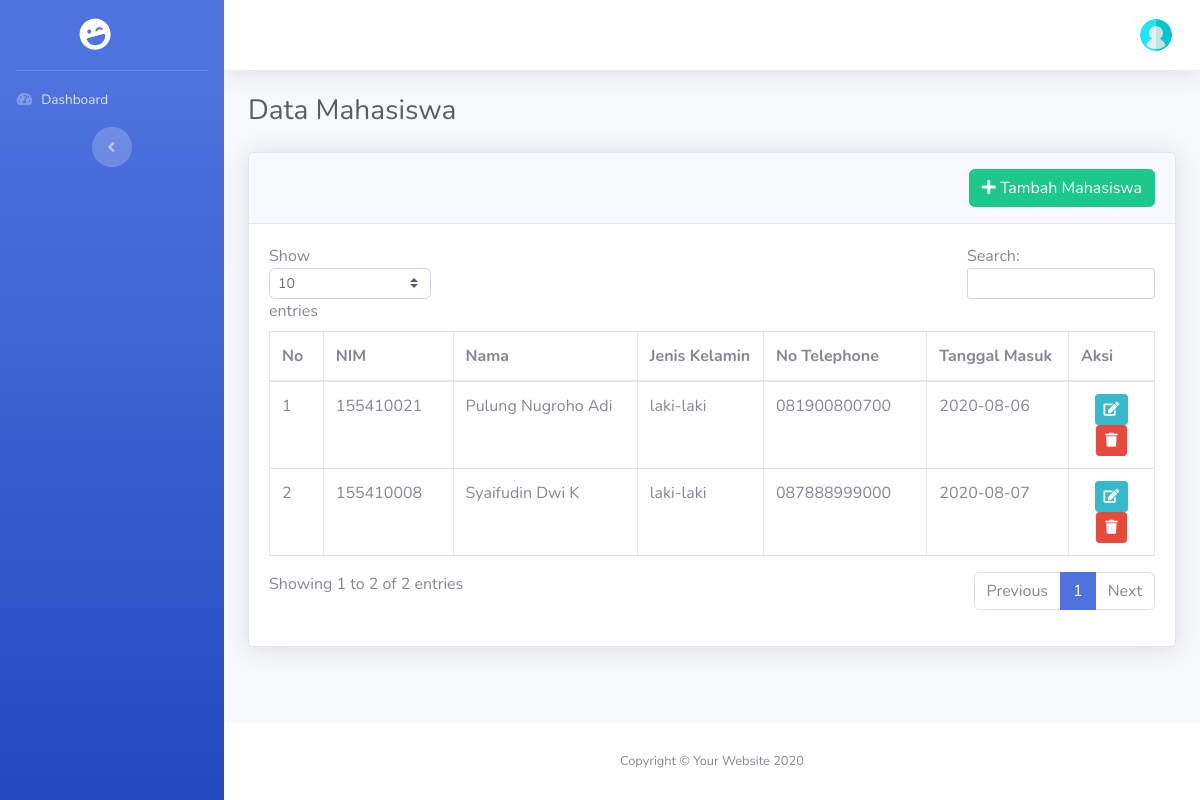
Page /index.php/admin/mahasiswa on the earlier database version.
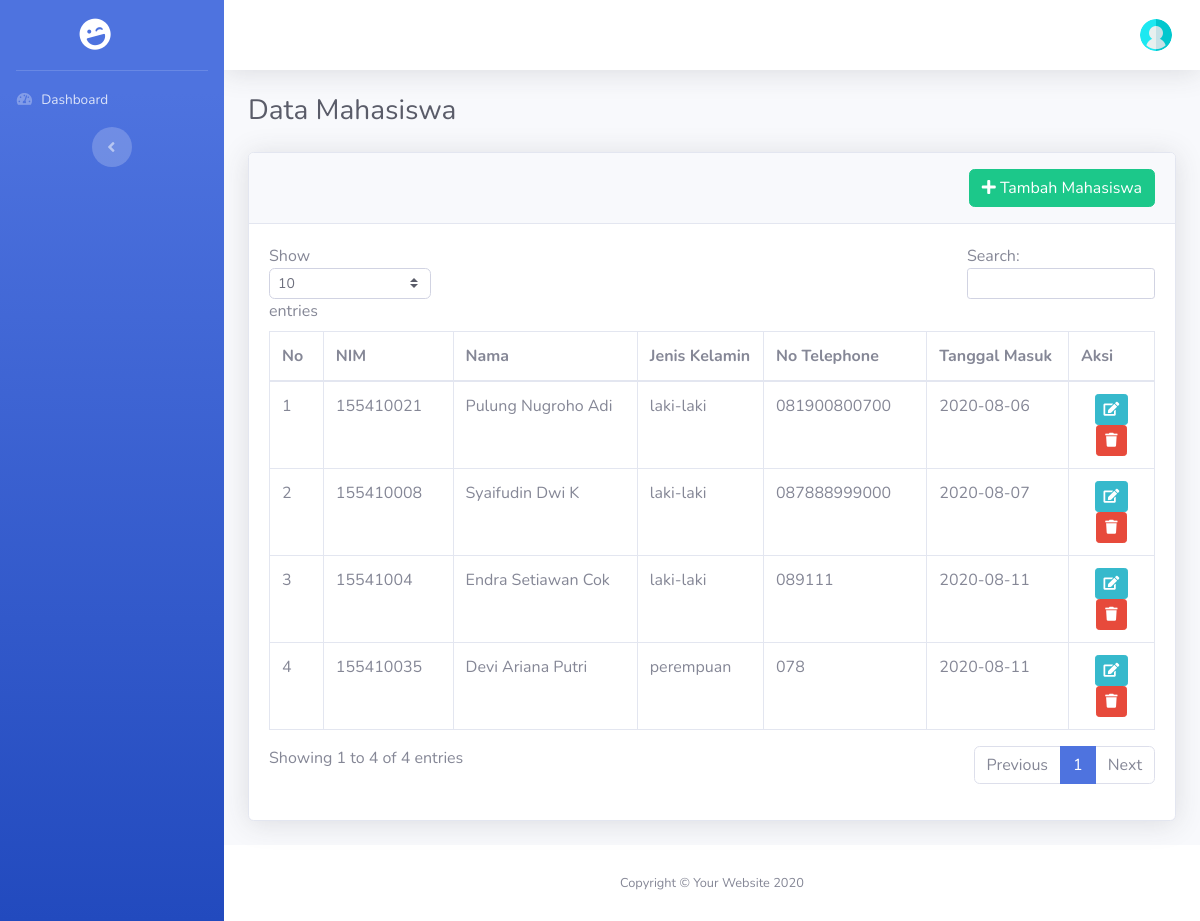
Same page on the later database version.
### tables this page shows
CREATE TABLE `mahasiswa` (
  `id` bigint(20) NOT NULL,
  `nim` bigint(20) NOT NULL,
  `nama` varchar(255) NOT NULL,
  `password` varchar(255) NOT NULL,
  `jenis_kelamin` enum('laki-laki','perempuan') NOT NULL,
  `alamat` text NOT NULL,
  `tgl_masuk` date NOT NULL,
  `nomor_telephone` varchar(14) NOT NULL,
  `agama` enum('islam','kristen','katholik','hindu','budha','konghucu') NOT NULL,
  `email` varchar(255) NOT NULL,
  `id_dosen` bigint(20) NOT NULL
);

### application/controllers/Admin.php (called while the page is built, shortened)
<?php
class Admin extends CI_Controller
{
    function __construct()
    {
        $this->load->Model('M_admin','mod');
    }
    public function mahasiswa()
    {
        $data['halaman']    = "Data Mahasiswa";
        $data['mahasiswa']  = $this->mod->m_get_all_mahasiswa();
        $this->load->view('head.php', $data);
        $this->load->view('sidebar.php');
        $this->load->view('header.php');
        $this->load->view('admin/mahasiswa/index.php', $data);
        $this->load->view('footer.php');
    }
}

### index.php (called while the page is built, shortened)
<?php
require_once BASEPATH.'core/CodeIgniter.php';

### application/models/M_admin.php (called while the page is built, shortened)
<?php
Class M_admin extends CI_Model
{
    public function m_get_all_mahasiswa()
    {
        $this->db->select()
            ->from('mahasiswa');
        $query = $this->db->get_compiled_select();
        $data  = $this->db->query($query)->result_array();
        return $data;
    }
}

### application/views/admin/mahasiswa/index.php (the view, shortened to what this page needs)
<div class="container-fluid">
    <h1 class="h3 mb-4 text-gray-800">Data Mahasiswa</h1>
    <div class="card shadow mb-4">
        <div class="card-header py-3">
            <a href="<?php echo base_url('admin/tambah_mahasiswa')?>" class="btn btn-success float-right"><i class="fas fa-plus"></i>&nbsp;Tambah Mahasiswa</a>
        </div>
        <div class="card-body">
            <div class="table-responsive">
                <table class="table table-bordered" id="dataTable" width="100%" cellspacing="0">
                    <thead>
                        <tr>
                            <th>No</th>
                            <th>NIM</th>
                            <th>Nama</th>
                            <th>Jenis Kelamin</th>
                            <th>No Telephone</th>
                            <th>Tanggal Masuk</th>
                            <th>Aksi</th>
                        </tr>
                    </thead>
                    <tbody>
                        <?php
                            $i = 1;
                            foreach($mahasiswa as $mhs):?>
                            <tr>
                                <td><?php echo $i;?></td>
                                <td><?php echo $mhs['nim'];?></td>
                                <td><?php echo $mhs['nama'];?></td>
                                <td><?php echo $mhs['jenis_kelamin'];?></td>
                                <td><?php echo $mhs['nomor_telephone'];?></td>
                                <td><?php echo $mhs['tgl_masuk'];?></td>
                                <td class="text-center">
                                    <a href="<?php echo base_url('admin/edit_mahasiswa/').$mhs['id']?>" class="btn btn-info btn-sm"><i class="fas fa-edit"></i></a>
                                    <a href="<?php echo base_url('admin/hapus_mahasiswa/').$mhs['id']?>" class="btn btn-danger btn-sm"><i class="fas fa-trash"></i></a>
                                </td>
                            </tr>
                        <?php
                            $i++;
                            endforeach;?>
                    </tbody>
                </table>
            </div>
        </div>
    </div>
</div>

### application/views/head.php (shortened to what this page needs)
<!DOCTYPE html>
<html lang="en">
<head>
    <link href="<?php echo base_url('assets/')?>vendor/fontawesome-free/css/all.min.css" rel="stylesheet" type="text/css">
    <link rel="stylesheet" href="<?php echo base_url('assets/')?>vendor/jquery-ui/jquery-ui.min.css">
    <link rel="stylesheet" href="<?php echo base_url('assets/')?>vendor/jquery-ui/jquery-ui.theme.min.css">
    <link href="<?php echo base_url('assets/')?>css/sb-admin-2.min.css" rel="stylesheet">
    <link href="<?php echo base_url('assets/')?>css/mycss.css" rel="stylesheet">
</head>
<body id="page-top">
    <div id="wrapper">

### application/views/sidebar.php (shortened to what this page needs)
<ul class="navbar-nav bg-gradient-primary sidebar sidebar-dark accordion" id="accordionSidebar">
    <a class="sidebar-brand d-flex align-items-center justify-content-center" href="index.html">
        <div class="sidebar-brand-icon rotate-n-15">
            <i class="fas fa-laugh-wink"></i>
        </div>
    </a>
    <hr class="sidebar-divider my-0">
    <li class="nav-item <?php if($this->uri->segment(1)=="dashboard"){ echo "active"; }?>">
    <a class="nav-link" href="<?php echo base_url('dashboard')?>">
        <i class="fas fa-fw fa-tachometer-alt"></i>
        <span>Dashboard</span></a>
    </li>
<div class="text-center d-none d-md-inline">
    <button class="rounded-circle border-0" id="sidebarToggle"></button>
</div>
</ul>

### application/views/header.php (shortened to what this page needs)
<div id="content-wrapper" class="d-flex flex-column">
  <div id="content">
    <nav class="navbar navbar-expand navbar-light bg-white topbar mb-4 static-top shadow">
      <ul class="navbar-nav ml-auto">
        <li class="nav-item dropdown no-arrow">
          <a class="nav-link dropdown-toggle" href="#" id="userDropdown" role="button" data-toggle="dropdown" aria-haspopup="true" aria-expanded="false">
            <img class="img-profile rounded-circle" src="<?php echo base_url('assets/img/user.png')?>">
          </a>
        </li>
      </ul>
    </nav>

### application/views/footer.php (shortened to what this page needs)
            </div>
            <footer class="sticky-footer bg-white">
                <div class="container my-auto">
                <div class="copyright text-center my-auto">
                    <span>Copyright &copy; Your Website <?php echo date("Y")?></span>
                </div>
                </div>
            </footer>
        </div>
    </div>
</body>
</html>

Differences in the rows shown:
added mahasiswa: nim "15541004", nama "Endra Setiawan Cok", jenis_kelamin "laki-laki", nomor_telephone "089111", tgl_masuk "2020-08-11"
added mahasiswa: nim "155410035", nama "Devi Ariana Putri", jenis_kelamin "perempuan", nomor_telephone "078", tgl_masuk "2020-08-11"
Other differences:
text written by a page script: "Show entries Search: Showing 1 to 2 of 2 entries Previous 1 Next" → "Show entries Search: Showing 1 to 4 of 4 entries Previous 1 Next"
